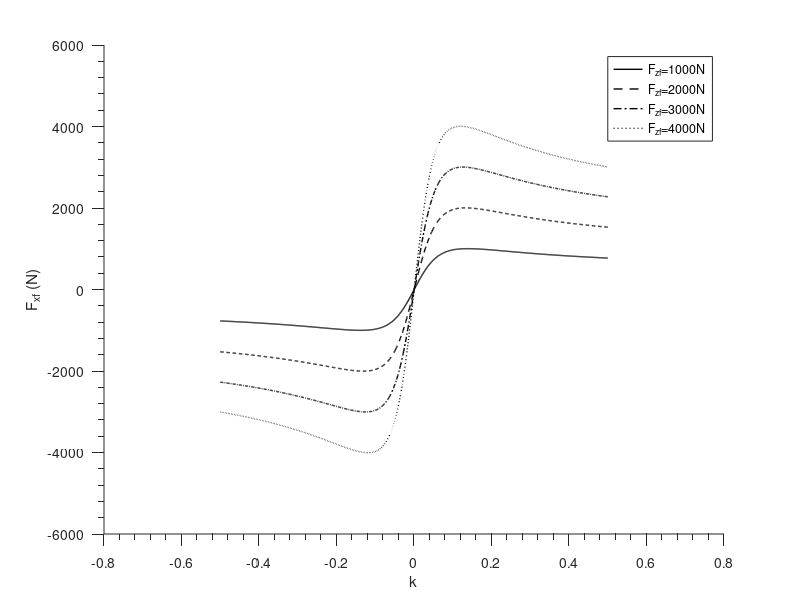

The MATLAB source for this figure:

%This code is for Longitudinal Force (With Both: PureSlip & CombineSlip), From:PACEJKA, 2006
clear;

%Constants
Fz0=4000;%Newton

%Constants for PureSlip
pDx1=1.210;
pDx2=-0.037;
pCx1=1.685;
pEx1=0.344;
pEx2=0.095;
pEx3=-0.02;
pEx4=0;
qsy1=0.01;
%qsx1=0;
pKx1=21.51;
pKx2=-0.163;
pKx3=0.245;
pVx1=0;
pVx2=0;
lamda_Fz0=1;
lambda_ux=1;
lambda_muv=0;
%R0=;
lambda_cx=1;
lambda_Ex=1;
lambda_My=1;
lambda_Kxk=1;
epsilon_vx=1;
lambda_vx=1;
A_mu=10;
epsilon_x=0;
term_Vcx=1;

%Constant for Combined Slip
c1=8;
c2=1.33;
c5=1;
rBx1=12.35;
rBx2=-10.77;
rBx3=0;
rCx1=1.092;
rHx1=0.007;
Fzf0c=3000; %Newton

%Vehicle's output: Input to model
%VariableName ending with 'A' means: Force vary, camber constant (zero)
gamma1000A=0;
gamma2000A=0;
gamma3000A=0;
gamma4000A=0;
Fzf1000A=1000; %Newton
Fzf2000A=2000; %Newton
Fzf3000A=3000; %Newton
Fzf4000A=4000; %Newton
%VariableName ending with 'B' means: Camber vary, Force constant (3000 N)
gamma1000B=deg2rad(-5);
gamma2000B=deg2rad(0);
gamma3000B=deg2rad(5);
gamma4000B=deg2rad(10);
Fzf1000B=3000; %Newton
Fzf2000B=3000; %Newton
Fzf3000B=3000; %Newton
Fzf4000B=3000; %Newton

%Creating Numeric Matrix for plot
NormalizedFxf01000=[];
NormalizedFxf02000=[];
NormalizedFxf03000=[];
NormalizedFxf04000=[];
Fxf01000=[];
Fxf02000=[];
Fxf03000=[];
Fxf04000=[];
k1000=[];
k2000=[];
k3000=[];
k4000=[];
Fxf1000=[];
Fxf2000=[];
Fxf3000=[];
Fxf4000=[];

for k=-0.5:0.001:0.5
    %Vehicle's output: Input to the Model
    alpha=0.5;
    %Fzf=Fzf1000A;
    gamma=gamma1000A;
    Fzf=Fzf1000A;
    %gamma=gamma1000B;
    
    %Model (Pure Slip):
    dfzf1000=(Fzf-Fz0)/Fz0;
    Kxk=Fzf*(pKx1+pKx2*dfzf1000)*2.71^(pKx3*dfzf1000);
    Svx=Fzf*(pVx1+pVx2*dfzf1000)*term_Vcx;
    Shx=-(qsy1*Fzf+Svx)/Kxk;
    mu_x=(pDx1+pDx2*dfzf1000);
    Ex=(pEx1+pEx2*dfzf1000+pEx3*dfzf1000^2);
    Cx=pCx1;
    Dx=mu_x+Fzf;
    kx=k+Shx;
    Bx=Kxk/(Cx*Dx+epsilon_x);
    Fxf0 = Dx*sin(Cx*atan(Bx*kx-Ex*(Bx*kx-atan(Bx*kx))))+Svx;
    Fxf01000=[Fxf01000;Fxf0];
    k1000=[k1000;k];
    
    %Model (Combined Slip):
    Cfalpha=c1*c2*Fzf0c*sin(2*atan(Fzf/c2/Fzf0c));
    Cfgamma=c5*Fzf;
    alpha_star=alpha+(Cfgamma/Cfalpha)*gamma;
    Shxalpha=rHx1;
    Cxalpha=rCx1;
    Bxalpha=(rBx1+rBx3*gamma^2)*cos(atan(rBx2*k));
    alphas=alpha_star*+Shxalpha;
    Gxalpha0=cos(Cxalpha*atan(Bxalpha*Shxalpha));
    Gxalpha=cos(Cxalpha*atan(Bxalpha*alphas))/Gxalpha0;
    Fxf=Gxalpha*Fxf0;
    Fxf1000=[Fxf1000;Fxf];
end


for k=-0.5:0.001:0.5
    %Vehicle's output: Input to the Model
    alpha=0.5;
    %Fzf=Fzf2000A;
    gamma=gamma2000A;
    Fzf=Fzf2000A;
    %gamma=gamma2000B;
    
    %Model (Pure Slip):
    dfzf2000=(Fzf-Fz0)/Fz0;
    Kxk=Fzf*(pKx1+pKx2*dfzf2000)*2.71^(pKx3*dfzf2000);
    Svx=Fzf*(pVx1+pVx2*dfzf2000)*term_Vcx;
    Shx=-(qsy1*Fzf+Svx)/Kxk;
    mu_x=(pDx1+pDx2*dfzf2000);
    Ex=(pEx1+pEx2*dfzf2000+pEx3*dfzf2000^2);
    Cx=pCx1;
    Dx=mu_x+Fzf;
    kx=k+Shx;
    Bx=Kxk/(Cx*Dx+epsilon_x);
    Fxf0 = Dx*sin(Cx*atan(Bx*kx-Ex*(Bx*kx-atan(Bx*kx))))+Svx;
    Fxf02000=[Fxf02000;Fxf0];
    k2000=[k2000;k];
    
    %Model (Combined Slip):
    Cfalpha=c1*c2*Fzf0c*sin(2*atan(Fzf/c2/Fzf0c));
    Cfgamma=c5*Fzf;
    alpha_star=alpha+(Cfgamma/Cfalpha)*gamma;
    Shxalpha=rHx1;
    Cxalpha=rCx1;
    Bxalpha=(rBx1+rBx3*gamma^2)*cos(atan(rBx2*k));
    alphas=alpha_star*+Shxalpha;
    Gxalpha0=cos(Cxalpha*atan(Bxalpha*Shxalpha));
    Gxalpha=cos(Cxalpha*atan(Bxalpha*alphas))/Gxalpha0;
    Fxf=Gxalpha*Fxf0;
    Fxf2000=[Fxf2000;Fxf];
end


for k=-0.5:0.001:0.5
    %Vehicle's output: Input to the Model
    alpha=0.5;
    %Fzf=Fzf3000A;
    gamma=gamma3000A;
    Fzf=Fzf3000A;
    %gamma=gamma3000B;
    
    %Model (Pure Slip):
    dfzf3000=(Fzf-Fz0)/Fz0;
    Kxk=Fzf*(pKx1+pKx2*dfzf3000)*2.71^(pKx3*dfzf3000);
    Svx=Fzf*(pVx1+pVx2*dfzf3000)*term_Vcx;
    Shx=-(qsy1*Fzf+Svx)/Kxk;
    mu_x=(pDx1+pDx2*dfzf3000);
    Ex=(pEx1+pEx2*dfzf3000+pEx3*dfzf3000^2);
    Cx=pCx1;
    Dx=mu_x+Fzf;
    kx=k+Shx;
    Bx=Kxk/(Cx*Dx+epsilon_x);
    Fxf0 = Dx*sin(Cx*atan(Bx*kx-Ex*(Bx*kx-atan(Bx*kx))))+Svx;
    Fxf03000=[Fxf03000;Fxf0];
    k3000=[k3000;k];
    
    %Model (Combined Slip):
    Cfalpha=c1*c2*Fzf0c*sin(2*atan(Fzf/c2/Fzf0c));
    Cfgamma=c5*Fzf;
    alpha_star=alpha+(Cfgamma/Cfalpha)*gamma;
    Shxalpha=rHx1;
    Cxalpha=rCx1;
    Bxalpha=(rBx1+rBx3*gamma^2)*cos(atan(rBx2*k));
    alphas=alpha_star*+Shxalpha;
    Gxalpha0=cos(Cxalpha*atan(Bxalpha*Shxalpha));
    Gxalpha=cos(Cxalpha*atan(Bxalpha*alphas))/Gxalpha0;
    Fxf=Gxalpha*Fxf0;
    Fxf3000=[Fxf3000;Fxf];
end

for k=-0.5:0.001:0.5
    %Vehicle's output: Input to the Model
    alpha=0.5;
    %Fzf=Fzf4000A;
    gamma=gamma4000A;
    Fzf=Fzf4000A;
    %gamma=gamma4000B;
    
    %Model (Pure Slip):
    dfzf4000=(Fzf-Fz0)/Fz0;
    Kxk=Fzf*(pKx1+pKx2*dfzf4000)*2.71^(pKx3*dfzf4000);
    Svx=Fzf*(pVx1+pVx2*dfzf4000)*term_Vcx;
    Shx=-(qsy1*Fzf+Svx)/Kxk;
    mu_x=(pDx1+pDx2*dfzf4000);
    Ex=(pEx1+pEx2*dfzf4000+pEx3*dfzf4000^2);
    Cx=pCx1;
    Dx=mu_x+Fzf;
    kx=k+Shx;
    Bx=Kxk/(Cx*Dx+epsilon_x);
    Fxf0 = Dx*sin(Cx*atan(Bx*kx-Ex*(Bx*kx-atan(Bx*kx))))+Svx;
    Fxf04000=[Fxf04000;Fxf0];
    k4000=[k4000;k];
    
    %Model (Combined Slip):
    Cfalpha=c1*c2*Fzf0c*sin(2*atan(Fzf/c2/Fzf0c));
    Cfgamma=c5*Fzf;
    alpha_star=alpha+(Cfgamma/Cfalpha)*gamma;
    Shxalpha=rHx1;
    Cxalpha=rCx1;
    Bxalpha=(rBx1+rBx3*gamma^2)*cos(atan(rBx2*k));
    alphas=alpha_star*+Shxalpha;
    Gxalpha0=cos(Cxalpha*atan(Bxalpha*Shxalpha));
    Gxalpha=cos(Cxalpha*atan(Bxalpha*alphas))/Gxalpha0;
    Fxf=Gxalpha*Fxf0;
    Fxf4000=[Fxf4000;Fxf];
end

% hold off;
% plot(k1000, Fxf01000,'LineWidth',1,'LineStyle','-','Color','k');
% hold on
% plot(k2000, Fxf02000,'LineWidth',1,'LineStyle','--','Color','k');
% hold on
% plot(k3000, Fxf03000,'LineWidth',1,'LineStyle','-.','Color','k');
% hold on
% plot(k4000, Fxf04000,'LineWidth',1,'LineStyle',':','Color','k');
% h=legend('F_{zf}=1000N', 'F_{zf}=2000N', 'F_{zf}=3000N', 'F_{zf}=4000N');
% 
% %h=legend('\gamma=-5\circ', '\gamma=0\circ','\gamma=5\circ','\gamma=10\circ');
% % %axis equal;
% 
% % set(gcf, 'PaperPositionMode', 'auto');
% % print trajectory_all.jpg '-bestfit'
% % close;
% 
% %Title  = title ('Lateral tire force');
% XLabel = xlabel('k'         );
% YLabel = ylabel('F_{xf_0} (N)'         );
% set(gca,'Box'         , 'off'     , ...                                                                                                                 
%     'TickDir'     , 'out'     , ...
%     'TickLength'  , [0.020 0.020] , ...
%     'XMinorTick'  , 'on'      , ...
%     'YMinorTick'  , 'on'      , ...
%     'YGrid'       , 'off'      ,...
%   'XGrid'       , 'off'  );
% % yticks([-50 0 50 ])


hold off;
plot(k1000, Fxf1000,'LineWidth',1,'LineStyle','-','Color','k');
hold on
plot(k2000, Fxf2000,'LineWidth',1,'LineStyle','--','Color','k');
hold on
plot(k3000, Fxf3000,'LineWidth',1,'LineStyle','-.','Color','k');
hold on
plot(k4000, Fxf4000,'LineWidth',1,'LineStyle',':','Color','k');
h=legend('F_{zf}=1000N', 'F_{zf}=2000N','F_{zf}=3000N','F_{zf}=4000N');
%h=legend('\gamma=-5\circ', '\gamma=0\circ','\gamma=5\circ','\gamma=10\circ');
% %axis equal;

% set(gcf, 'PaperPositionMode', 'auto');
% print trajectory_all.jpg '-bestfit'
% close;

%Title  = title ('Lateral tire force');
XLabel = xlabel('k');
YLabel = ylabel('F_{xf} (N)');
set(gca,'Box','off', ...
    'TickDir'     , 'out'     , ...
    'TickLength'  , [0.020 0.020] , ...
    'XMinorTick'  , 'on'      , ...
    'YMinorTick'  , 'on'      , ...
    'YGrid'       , 'off'      ,...
  'XGrid'       , 'off'  );
% yticks([-50 0 50 ])

% hold off;
% plot(Sigma_x1000, NormalizedFxr1000, ...
%     'LineWidth'       , 1           , ...
%     'LineStyle'       , '-'        , ...
%     'Color'           , 'r'         );
% hold on
% plot(Sigma_x2000, NormalizedFxr2000, ...
%     'LineWidth'       , 1           , ...
%     'LineStyle'       , '-'        , ...
%     'Color'           , 'g'         );
% hold on
% plot(Sigma_x3000, NormalizedFxr3000, ...
%     'LineWidth'       , 1           , ...
%     'LineStyle'       , '-'        , ...
%     'Color'           , 'b'         );
% hold on
% plot(Sigma_x4000, NormalizedFxr4000, ...
%     'LineWidth'       , 1           , ...
%     'LineStyle'       , '-'        , ...
%     'Color'           , 'c'         );
% h=legend('F_{zr}=1000N', 'F_{zr}=2000N','F_{zr}=3000N','F_{zr}=4000N');
% % %axis equal;
% 
% % set(gcf, 'PaperPositionMode', 'auto');
% % print trajectory_all.jpg '-bestfit'
% % close;
% 
% %Title  = title ('Lateral tire force');
% XLabel = xlabel('\sigma_x'         );
% YLabel = ylabel('F_{xr} (N)'         );
% set(gca,'Box'         , 'off'     , ...
%     'TickDir'     , 'out'     , ...
%     'TickLength'  , [0.020 0.020] , ...
%     'XMinorTick'  , 'on'      , ...
%     'YMinorTick'  , 'on'      , ...
%     'YGrid'       , 'on'      ,...
%   'XGrid'       , 'on'  );
% % yticks([-50 0 50 ])

